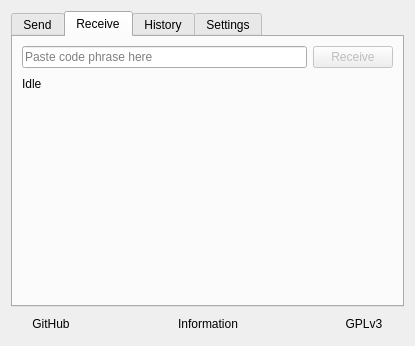
<?xml version="1.0" encoding="UTF-8"?>
<ui version="4.0">
 <class>Widget</class>
 <widget class="QWidget" name="Widget">
  <property name="geometry">
   <rect>
    <x>0</x>
    <y>0</y>
    <width>415</width>
    <height>346</height>
   </rect>
  </property>
  <property name="windowTitle">
   <string>Widget</string>
  </property>
  <layout class="QVBoxLayout" name="verticalLayout">
   <item>
    <widget class="QTabWidget" name="tabWidget">
     <property name="sizePolicy">
      <sizepolicy hsizetype="Ignored" vsizetype="Expanding">
       <horstretch>0</horstretch>
       <verstretch>0</verstretch>
      </sizepolicy>
     </property>
     <property name="currentIndex">
      <number>1</number>
     </property>
     <property name="tabBarAutoHide">
      <bool>false</bool>
     </property>
     <widget class="QWidget" name="tab_send">
      <attribute name="icon">
       <iconset resource="files.qrc">
        <normaloff>:/files/send.png</normaloff>:/files/send.png</iconset>
      </attribute>
      <attribute name="title">
       <string>Send</string>
      </attribute>
      <layout class="QVBoxLayout" name="verticalLayout_2">
       <item>
        <layout class="QHBoxLayout" name="horizontalLayout_7">
         <item>
          <widget class="QPushButton" name="send_selectFileButton">
           <property name="text">
            <string/>
           </property>
           <property name="icon">
            <iconset resource="files.qrc">
             <normaloff>:/files/singlefile.png</normaloff>:/files/singlefile.png</iconset>
           </property>
          </widget>
         </item>
         <item>
          <widget class="QPushButton" name="send_selectFolderButton">
           <property name="text">
            <string/>
           </property>
           <property name="icon">
            <iconset resource="files.qrc">
             <normaloff>:/files/folder.png</normaloff>:/files/folder.png</iconset>
           </property>
          </widget>
         </item>
         <item>
          <widget class="QLineEdit" name="send_filepathLineEdit">
           <property name="text">
            <string/>
           </property>
           <property name="placeholderText">
            <string>Select file or folder</string>
           </property>
          </widget>
         </item>
         <item>
          <widget class="QPushButton" name="send_sendButton">
           <property name="enabled">
            <bool>false</bool>
           </property>
           <property name="text">
            <string>Send</string>
           </property>
          </widget>
         </item>
        </layout>
       </item>
       <item>
        <layout class="QHBoxLayout" name="horizontalLayout_5">
         <item>
          <widget class="QLineEdit" name="lineEdit_2">
           <property name="frame">
            <bool>false</bool>
           </property>
           <property name="readOnly">
            <bool>true</bool>
           </property>
           <property name="placeholderText">
            <string>code phrase will be here</string>
           </property>
          </widget>
         </item>
         <item>
          <spacer name="horizontalSpacer_3">
           <property name="orientation">
            <enum>Qt::Horizontal</enum>
           </property>
           <property name="sizeHint" stdset="0">
            <size>
             <width>40</width>
             <height>20</height>
            </size>
           </property>
          </spacer>
         </item>
         <item>
          <widget class="QPushButton" name="send_copyButton">
           <property name="enabled">
            <bool>false</bool>
           </property>
           <property name="text">
            <string>Copy</string>
           </property>
          </widget>
         </item>
        </layout>
       </item>
       <item>
        <layout class="QHBoxLayout" name="horizontalLayout_6">
         <item>
          <widget class="QLabel" name="send_statusLabel">
           <property name="text">
            <string>Idle</string>
           </property>
          </widget>
         </item>
         <item>
          <spacer name="horizontalSpacer_4">
           <property name="orientation">
            <enum>Qt::Horizontal</enum>
           </property>
           <property name="sizeHint" stdset="0">
            <size>
             <width>40</width>
             <height>20</height>
            </size>
           </property>
          </spacer>
         </item>
        </layout>
       </item>
       <item>
        <spacer name="verticalSpacer_2">
         <property name="orientation">
          <enum>Qt::Vertical</enum>
         </property>
         <property name="sizeHint" stdset="0">
          <size>
           <width>20</width>
           <height>40</height>
          </size>
         </property>
        </spacer>
       </item>
      </layout>
     </widget>
     <widget class="QWidget" name="tab_receive">
      <attribute name="icon">
       <iconset resource="files.qrc">
        <normaloff>:/files/receive.png</normaloff>:/files/receive.png</iconset>
      </attribute>
      <attribute name="title">
       <string>Receive</string>
      </attribute>
      <layout class="QVBoxLayout" name="verticalLayout_4">
       <item>
        <layout class="QHBoxLayout" name="horizontalLayout_4">
         <item>
          <widget class="QLineEdit" name="receive_codeField">
           <property name="placeholderText">
            <string>Paste code phrase here</string>
           </property>
          </widget>
         </item>
         <item>
          <widget class="QPushButton" name="receive_receiveButton">
           <property name="enabled">
            <bool>false</bool>
           </property>
           <property name="text">
            <string>Receive</string>
           </property>
          </widget>
         </item>
        </layout>
       </item>
       <item>
        <layout class="QHBoxLayout" name="horizontalLayout_8">
         <item>
          <widget class="QLabel" name="receive_statusLabel">
           <property name="text">
            <string>Idle</string>
           </property>
          </widget>
         </item>
         <item>
          <spacer name="horizontalSpacer_6">
           <property name="orientation">
            <enum>Qt::Horizontal</enum>
           </property>
           <property name="sizeHint" stdset="0">
            <size>
             <width>40</width>
             <height>20</height>
            </size>
           </property>
          </spacer>
         </item>
        </layout>
       </item>
       <item>
        <spacer name="verticalSpacer_3">
         <property name="orientation">
          <enum>Qt::Vertical</enum>
         </property>
         <property name="sizeHint" stdset="0">
          <size>
           <width>20</width>
           <height>40</height>
          </size>
         </property>
        </spacer>
       </item>
      </layout>
     </widget>
     <widget class="QWidget" name="tab_history">
      <attribute name="icon">
       <iconset resource="files.qrc">
        <normaloff>:/files/history.png</normaloff>:/files/history.png</iconset>
      </attribute>
      <attribute name="title">
       <string>History</string>
      </attribute>
      <layout class="QHBoxLayout" name="horizontalLayout_2">
       <item>
        <widget class="QTableView" name="history_tableView">
         <property name="sizePolicy">
          <sizepolicy hsizetype="Expanding" vsizetype="Expanding">
           <horstretch>0</horstretch>
           <verstretch>0</verstretch>
          </sizepolicy>
         </property>
         <property name="contextMenuPolicy">
          <enum>Qt::CustomContextMenu</enum>
         </property>
         <property name="frameShape">
          <enum>QFrame::StyledPanel</enum>
         </property>
         <property name="lineWidth">
          <number>1</number>
         </property>
         <property name="horizontalScrollBarPolicy">
          <enum>Qt::ScrollBarAsNeeded</enum>
         </property>
         <property name="sizeAdjustPolicy">
          <enum>QAbstractScrollArea::AdjustToContents</enum>
         </property>
         <property name="editTriggers">
          <set>QAbstractItemView::AnyKeyPressed|QAbstractItemView::EditKeyPressed</set>
         </property>
         <property name="alternatingRowColors">
          <bool>true</bool>
         </property>
         <property name="selectionMode">
          <enum>QAbstractItemView::SingleSelection</enum>
         </property>
         <property name="selectionBehavior">
          <enum>QAbstractItemView::SelectRows</enum>
         </property>
         <property name="showGrid">
          <bool>true</bool>
         </property>
         <property name="cornerButtonEnabled">
          <bool>false</bool>
         </property>
         <attribute name="horizontalHeaderVisible">
          <bool>false</bool>
         </attribute>
         <attribute name="horizontalHeaderCascadingSectionResizes">
          <bool>false</bool>
         </attribute>
         <attribute name="horizontalHeaderHighlightSections">
          <bool>true</bool>
         </attribute>
        </widget>
       </item>
      </layout>
     </widget>
     <widget class="QWidget" name="tab_settings">
      <attribute name="icon">
       <iconset resource="files.qrc">
        <normaloff>:/files/settings.png</normaloff>:/files/settings.png</iconset>
      </attribute>
      <attribute name="title">
       <string>Settings</string>
      </attribute>
      <layout class="QVBoxLayout" name="verticalLayout_3">
       <item>
        <layout class="QGridLayout" name="gridLayout">
         <item row="2" column="2">
          <widget class="QPushButton" name="settings_relayTestButton">
           <property name="text">
            <string>Test</string>
           </property>
          </widget>
         </item>
         <item row="1" column="1">
          <widget class="QLineEdit" name="settings_proxyAddressField"/>
         </item>
         <item row="3" column="1">
          <widget class="QLineEdit" name="settings_codePhraseField"/>
         </item>
         <item row="7" column="1">
          <widget class="QSlider" name="settings_historyLimitSlider">
           <property name="maximum">
            <number>500</number>
           </property>
           <property name="pageStep">
            <number>50</number>
           </property>
           <property name="orientation">
            <enum>Qt::Horizontal</enum>
           </property>
          </widget>
         </item>
         <item row="6" column="0">
          <widget class="QLabel" name="label_6">
           <property name="text">
            <string>Forced overwrite</string>
           </property>
          </widget>
         </item>
         <item row="7" column="2">
          <widget class="QLabel" name="settings_historyLimitLabel">
           <property name="text">
            <string>Disabled</string>
           </property>
          </widget>
         </item>
         <item row="3" column="2">
          <widget class="QPushButton" name="settings_codePhraseClearButton">
           <property name="text">
            <string>Clear</string>
           </property>
          </widget>
         </item>
         <item row="7" column="0">
          <widget class="QLabel" name="label_7">
           <property name="text">
            <string>History size</string>
           </property>
          </widget>
         </item>
         <item row="9" column="2">
          <widget class="QPushButton" name="settings_applyButton">
           <property name="text">
            <string>Apply</string>
           </property>
          </widget>
         </item>
         <item row="1" column="2">
          <widget class="QPushButton" name="settings_proxyTestButton">
           <property name="text">
            <string>Test</string>
           </property>
          </widget>
         </item>
         <item row="5" column="0">
          <widget class="QLabel" name="label_5">
           <property name="text">
            <string>Hash algorithm</string>
           </property>
          </widget>
         </item>
         <item row="6" column="1">
          <layout class="QHBoxLayout" name="horizontalLayout_3">
           <item>
            <widget class="QRadioButton" name="settings_overwritingDisableRadioButton">
             <property name="text">
              <string>Disable</string>
             </property>
             <property name="checked">
              <bool>true</bool>
             </property>
            </widget>
           </item>
           <item>
            <widget class="QRadioButton" name="settings_overwritingEnableRadioButton">
             <property name="text">
              <string>Enable</string>
             </property>
            </widget>
           </item>
           <item>
            <spacer name="horizontalSpacer">
             <property name="orientation">
              <enum>Qt::Horizontal</enum>
             </property>
             <property name="sizeHint" stdset="0">
              <size>
               <width>40</width>
               <height>20</height>
              </size>
             </property>
            </spacer>
           </item>
          </layout>
         </item>
         <item row="2" column="0">
          <widget class="QLabel" name="label_2">
           <property name="text">
            <string>Self-hosted relay</string>
           </property>
          </widget>
         </item>
         <item row="1" column="0">
          <widget class="QLabel" name="label">
           <property name="text">
            <string>Proxy</string>
           </property>
          </widget>
         </item>
         <item row="3" column="0">
          <widget class="QLabel" name="label_3">
           <property name="text">
            <string>Custom code phrase</string>
           </property>
          </widget>
         </item>
         <item row="2" column="1">
          <widget class="QLineEdit" name="settings_relayAddressField"/>
         </item>
         <item row="5" column="1">
          <widget class="QComboBox" name="settings_hashComboBox">
           <property name="toolTip">
            <string>The default is the xxhash algorithm which is fast and thorough. If you want to optimize for speed you can use the imohash algorithm which is even faster, but since it samples files (versus reading the whole file) it can mistakenly determine that a file is the same on the two computers transferring - though this is only a problem if you are syncing files versus sending a new file to a computer.</string>
           </property>
          </widget>
         </item>
         <item row="4" column="0">
          <widget class="QLabel" name="label_4">
           <property name="text">
            <string>Encryption curve</string>
           </property>
          </widget>
         </item>
         <item row="4" column="1">
          <widget class="QComboBox" name="settings_curveComboBox">
           <property name="toolTip">
            <string>&lt;html&gt;&lt;head/&gt;&lt;body&gt;&lt;p&gt;Only the recipient can choose the curve.&lt;/p&gt;&lt;/body&gt;&lt;/html&gt;</string>
           </property>
           <property name="currentText">
            <string/>
           </property>
          </widget>
         </item>
         <item row="0" column="0">
          <widget class="QLabel" name="label_8">
           <property name="text">
            <string>Croc CLI call</string>
           </property>
          </widget>
         </item>
         <item row="0" column="1">
          <widget class="QLineEdit" name="settings_crocCallField">
           <property name="text">
            <string>croc</string>
           </property>
           <property name="placeholderText">
            <string/>
           </property>
          </widget>
         </item>
         <item row="0" column="2">
          <widget class="QPushButton" name="settings_crocCallTestButton">
           <property name="text">
            <string>Test</string>
           </property>
          </widget>
         </item>
        </layout>
       </item>
       <item>
        <spacer name="verticalSpacer">
         <property name="orientation">
          <enum>Qt::Vertical</enum>
         </property>
         <property name="sizeHint" stdset="0">
          <size>
           <width>20</width>
           <height>40</height>
          </size>
         </property>
        </spacer>
       </item>
      </layout>
     </widget>
    </widget>
   </item>
   <item>
    <layout class="QHBoxLayout" name="horizontalLayout">
     <item>
      <widget class="QPushButton" name="footer_RepoButton">
       <property name="cursor">
        <cursorShape>PointingHandCursor</cursorShape>
       </property>
       <property name="autoFillBackground">
        <bool>false</bool>
       </property>
       <property name="text">
        <string>GitHub</string>
       </property>
       <property name="icon">
        <iconset resource="files.qrc">
         <normaloff>:/files/github.png</normaloff>:/files/github.png</iconset>
       </property>
       <property name="flat">
        <bool>true</bool>
       </property>
      </widget>
     </item>
     <item>
      <spacer name="horizontalSpacer_2">
       <property name="orientation">
        <enum>Qt::Horizontal</enum>
       </property>
       <property name="sizeHint" stdset="0">
        <size>
         <width>40</width>
         <height>20</height>
        </size>
       </property>
      </spacer>
     </item>
     <item>
      <widget class="QPushButton" name="footer_informationButton">
       <property name="cursor">
        <cursorShape>PointingHandCursor</cursorShape>
       </property>
       <property name="text">
        <string>Information</string>
       </property>
       <property name="icon">
        <iconset resource="files.qrc">
         <normaloff>:/files/info.png</normaloff>:/files/info.png</iconset>
       </property>
       <property name="flat">
        <bool>true</bool>
       </property>
      </widget>
     </item>
     <item>
      <spacer name="horizontalSpacer_5">
       <property name="orientation">
        <enum>Qt::Horizontal</enum>
       </property>
       <property name="sizeHint" stdset="0">
        <size>
         <width>40</width>
         <height>20</height>
        </size>
       </property>
      </spacer>
     </item>
     <item>
      <widget class="QPushButton" name="footer_LicenseButton">
       <property name="cursor">
        <cursorShape>PointingHandCursor</cursorShape>
       </property>
       <property name="text">
        <string>GPLv3</string>
       </property>
       <property name="icon">
        <iconset resource="files.qrc">
         <normaloff>:/files/gnu.png</normaloff>:/files/gnu.png</iconset>
       </property>
       <property name="flat">
        <bool>true</bool>
       </property>
      </widget>
     </item>
    </layout>
   </item>
  </layout>
 </widget>
 <resources>
  <include location="files.qrc"/>
 </resources>
 <connections/>
</ui>
